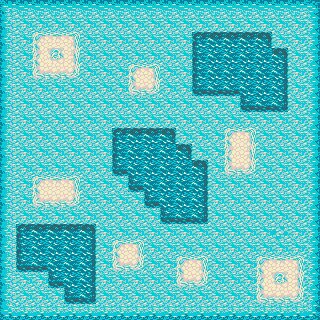

A 2D game scene composited from a Tiled map and its tileset images. What follows is a short description and the map's XML, with every tile layer's data as written:
An orthogonal 20x20 tile map with 16x16 px tiles, 2 tile layers (Floor, Obstacles) and 25 objects (9x blueSlime).

<map version="1.10" tiledversion="1.11.0" orientation="orthogonal" renderorder="right-down" width="20" height="20" tilewidth="16" tileheight="16" infinite="0" nextlayerid="7" nextobjectid="111">
 <editorsettings>
  <export target="floor2_3.lua" format="lua" />
 </editorsettings>
 <tileset firstgid="1" name="AdventureBegins_Demo" tilewidth="16" tileheight="16" tilecount="589" columns="19">
  <image source="AdventureBegins_Demo.png" width="304" height="496" />
 </tileset>
 <layer id="1" name="Floor" width="20" height="20">
  <data encoding="csv">
521,522,522,522,522,522,522,522,522,522,522,522,522,522,522,522,522,522,522,523,
540,541,541,541,541,541,541,541,541,541,541,541,541,541,541,541,541,541,541,542,
540,541,515,516,517,541,541,541,541,541,541,541,525,526,526,526,527,541,541,542,
540,541,534,535,536,541,541,541,541,541,541,541,544,545,545,545,545,527,541,542,
540,541,553,554,555,541,541,541,515,517,541,541,544,545,545,545,545,546,541,542,
540,541,541,541,541,541,541,541,553,555,541,541,563,564,564,545,545,546,541,542,
540,541,541,541,541,541,541,541,541,541,541,541,541,541,541,563,564,565,541,542,
540,541,541,541,541,541,541,541,541,541,541,541,541,541,541,541,541,541,541,542,
540,541,541,541,541,541,541,525,526,526,527,541,541,541,515,517,541,541,541,542,
540,541,541,541,541,541,541,544,545,545,545,527,541,541,534,536,541,541,541,542,
540,541,541,541,541,541,541,563,545,545,545,545,527,541,553,555,541,541,541,542,
540,541,515,516,517,541,541,541,563,545,545,545,546,541,541,541,541,541,541,542,
540,541,553,554,555,541,541,541,541,563,545,545,546,541,541,541,541,541,541,542,
540,541,541,541,541,541,541,541,541,541,563,564,565,541,541,541,541,541,541,542,
540,525,526,526,526,527,541,541,541,541,541,541,541,541,541,541,541,557,541,542,
540,544,545,545,545,546,541,515,517,541,541,541,541,541,541,541,541,541,541,542,
540,563,564,545,545,546,541,553,555,541,541,515,517,541,541,541,515,516,517,542,
540,541,541,563,545,546,541,541,541,541,541,553,555,541,541,541,534,535,536,542,
540,541,541,541,563,565,541,541,541,541,541,541,541,541,541,541,553,554,555,542,
559,560,560,560,560,560,560,560,560,560,560,560,560,560,560,560,560,560,560,561
</data>
 </layer>
 <layer id="4" name="Obstacles" width="20" height="20">
  <data encoding="csv">
0,0,0,0,0,0,0,0,0,0,0,0,0,0,0,0,0,0,0,0,
0,0,0,0,0,0,0,0,0,0,0,0,0,0,0,0,0,0,0,0,
0,0,0,0,0,0,0,0,0,0,0,0,0,0,0,0,0,0,0,0,
0,0,0,0,0,0,0,0,0,0,0,0,0,0,0,0,0,0,0,0,
0,0,0,0,0,0,0,0,0,0,0,0,0,0,0,0,0,0,0,0,
0,0,0,0,0,0,0,0,0,0,0,0,0,0,0,0,0,0,0,0,
0,0,0,0,0,0,0,0,0,0,0,0,0,0,0,0,0,0,0,0,
0,0,0,0,0,0,0,0,0,0,0,0,0,0,0,0,0,0,0,0,
0,0,0,0,0,0,0,0,0,0,0,0,0,0,0,0,0,0,0,0,
0,0,0,0,0,0,0,0,0,0,0,0,0,0,0,0,0,0,0,0,
0,0,0,0,0,0,0,0,0,0,0,0,0,0,0,0,0,0,0,0,
0,0,0,0,0,0,0,0,0,0,0,0,0,0,0,0,0,0,0,0,
0,0,0,0,0,0,0,0,0,0,0,0,0,0,0,0,0,0,0,0,
0,0,0,0,0,0,0,0,0,0,0,0,0,0,0,0,0,0,0,0,
0,0,0,0,0,0,0,0,0,0,0,0,0,0,0,0,0,0,0,0,
0,0,0,0,0,0,0,0,0,0,0,0,0,0,0,0,0,0,0,0,
0,0,0,0,0,0,0,0,0,0,0,0,0,0,0,0,0,0,0,0,
0,0,0,0,0,0,0,0,0,0,0,0,0,0,0,0,0,0,0,0,
0,0,0,0,0,0,0,0,0,0,0,0,0,0,0,0,0,0,0,0,
0,0,0,0,0,0,0,0,0,0,0,0,0,0,0,0,0,0,0,0
</data>
 </layer>
 <objectgroup id="5" name="Walls">
  <object id="23" x="0" y="0" width="16" height="320" />
  <object id="25" x="304" y="0" width="16" height="320" />
  <object id="28" x="16" y="304" width="288" height="16" />
  <object id="31" x="16" y="0" width="288" height="8" />
  <object id="90" x="192" y="32" width="80" height="64" />
  <object id="91" x="272" y="48" width="16" height="64" />
  <object id="92" x="240" y="96" width="32" height="16" />
  <object id="93" x="112" y="128" width="64" height="48" />
  <object id="94" x="176" y="160" width="32" height="64" />
  <object id="95" x="160" y="176" width="16" height="48" />
  <object id="96" x="144" y="176" width="16" height="32" />
  <object id="97" x="128" y="176" width="16" height="16" />
  <object id="98" x="176" y="144" width="16" height="16" />
  <object id="99" x="16" y="224" width="80" height="48" />
  <object id="100" x="48" y="272" width="48" height="16" />
  <object id="101" x="64" y="288" width="32" height="16" />
 </objectgroup>
 <objectgroup id="6" name="Enemies">
  <object id="102" name="blueSlime" x="48" y="144">
   <point />
  </object>
  <object id="103" name="blueSlime" x="80" y="160">
   <point />
  </object>
  <object id="104" name="blueSlime" x="160" y="112">
   <point />
  </object>
  <object id="105" name="blueSlime" x="176" y="64">
   <point />
  </object>
  <object id="106" name="blueSlime" x="240" y="288">
   <point />
  </object>
  <object id="107" name="blueSlime" x="240" y="240">
   <point />
  </object>
  <object id="108" name="blueSlime" x="272" y="240">
   <point />
  </object>
  <object id="109" name="blueSlime" x="240" y="160">
   <point />
  </object>
  <object id="110" name="blueSlime" x="128" y="256">
   <point />
  </object>
 </objectgroup>
</map>
